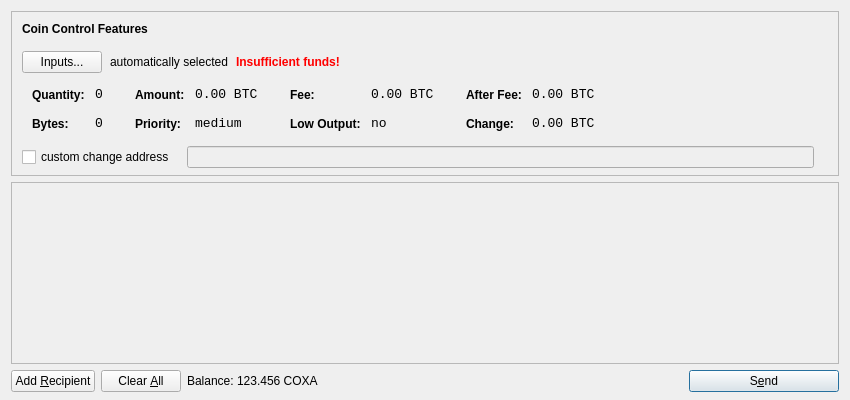
<?xml version="1.0" encoding="UTF-8"?>
<ui version="4.0">
 <class>SendCoinsDialog</class>
 <widget class="QDialog" name="SendCoinsDialog">
  <property name="geometry">
   <rect>
    <x>0</x>
    <y>0</y>
    <width>850</width>
    <height>400</height>
   </rect>
  </property>
  <property name="windowTitle">
   <string>Send Coins</string>
  </property>
  <layout class="QVBoxLayout" name="verticalLayout" stretch="0,1,0">
   <property name="bottomMargin">
    <number>8</number>
   </property>
   <item>
    <widget class="QFrame" name="frameCoinControl">
     <property name="sizePolicy">
      <sizepolicy hsizetype="Expanding" vsizetype="Expanding">
       <horstretch>0</horstretch>
       <verstretch>0</verstretch>
      </sizepolicy>
     </property>
     <property name="maximumSize">
      <size>
       <width>16777215</width>
       <height>16777215</height>
      </size>
     </property>
     <property name="frameShape">
      <enum>QFrame::StyledPanel</enum>
     </property>
     <property name="frameShadow">
      <enum>QFrame::Sunken</enum>
     </property>
     <layout class="QVBoxLayout" name="verticalLayoutCoinControl2">
      <property name="spacing">
       <number>-1</number>
      </property>
      <property name="leftMargin">
       <number>0</number>
      </property>
      <property name="topMargin">
       <number>0</number>
      </property>
      <property name="rightMargin">
       <number>0</number>
      </property>
      <property name="bottomMargin">
       <number>6</number>
      </property>
      <item>
       <layout class="QVBoxLayout" name="verticalLayoutCoinControl" stretch="0,0,0,0,1">
        <property name="spacing">
         <number>0</number>
        </property>
        <property name="leftMargin">
         <number>10</number>
        </property>
        <property name="topMargin">
         <number>10</number>
        </property>
        <item>
         <layout class="QHBoxLayout" name="horizontalLayoutCoinControl1">
          <property name="bottomMargin">
           <number>15</number>
          </property>
          <item>
           <widget class="QLabel" name="labelCoinControlFeatures">
            <property name="sizePolicy">
             <sizepolicy hsizetype="Preferred" vsizetype="Maximum">
              <horstretch>0</horstretch>
              <verstretch>0</verstretch>
             </sizepolicy>
            </property>
            <property name="font">
             <font>
              <weight>75</weight>
              <bold>true</bold>
             </font>
            </property>
            <property name="styleSheet">
             <string notr="true">font-weight:bold;</string>
            </property>
            <property name="text">
             <string>Coin Control Features</string>
            </property>
           </widget>
          </item>
         </layout>
        </item>
        <item>
         <layout class="QHBoxLayout" name="horizontalLayoutCoinControl2" stretch="0,0,0,0">
          <property name="spacing">
           <number>8</number>
          </property>
          <property name="bottomMargin">
           <number>10</number>
          </property>
          <item>
           <widget class="QPushButton" name="pushButtonCoinControl">
            <property name="styleSheet">
             <string notr="true"/>
            </property>
            <property name="text">
             <string>Inputs...</string>
            </property>
           </widget>
          </item>
          <item>
           <widget class="QLabel" name="labelCoinControlAutomaticallySelected">
            <property name="text">
             <string>automatically selected</string>
            </property>
            <property name="margin">
             <number>5</number>
            </property>
           </widget>
          </item>
          <item>
           <widget class="QLabel" name="labelCoinControlInsuffFunds">
            <property name="font">
             <font>
              <weight>75</weight>
              <bold>true</bold>
             </font>
            </property>
            <property name="styleSheet">
             <string notr="true">color:red;font-weight:bold;</string>
            </property>
            <property name="text">
             <string>Insufficient funds!</string>
            </property>
            <property name="margin">
             <number>5</number>
            </property>
           </widget>
          </item>
          <item>
           <spacer name="horizontalSpacerCoinControl">
            <property name="orientation">
             <enum>Qt::Horizontal</enum>
            </property>
            <property name="sizeHint" stdset="0">
             <size>
              <width>40</width>
              <height>1</height>
             </size>
            </property>
           </spacer>
          </item>
         </layout>
        </item>
        <item>
         <widget class="QWidget" name="widgetCoinControl" native="true">
          <property name="sizePolicy">
           <sizepolicy hsizetype="Preferred" vsizetype="Preferred">
            <horstretch>0</horstretch>
            <verstretch>0</verstretch>
           </sizepolicy>
          </property>
          <property name="minimumSize">
           <size>
            <width>0</width>
            <height>0</height>
           </size>
          </property>
          <property name="styleSheet">
           <string notr="true"/>
          </property>
          <layout class="QHBoxLayout" name="horizontalLayoutCoinControl5">
           <property name="margin">
            <number>0</number>
           </property>
           <item>
            <layout class="QHBoxLayout" name="horizontalLayoutCoinControl3" stretch="0,0,0,1">
             <property name="spacing">
              <number>20</number>
             </property>
             <property name="topMargin">
              <number>0</number>
             </property>
             <property name="bottomMargin">
              <number>10</number>
             </property>
             <item>
              <layout class="QFormLayout" name="formLayoutCoinControl1">
               <property name="horizontalSpacing">
                <number>10</number>
               </property>
               <property name="verticalSpacing">
                <number>14</number>
               </property>
               <property name="leftMargin">
                <number>10</number>
               </property>
               <property name="topMargin">
                <number>4</number>
               </property>
               <property name="rightMargin">
                <number>6</number>
               </property>
               <item row="0" column="0">
                <widget class="QLabel" name="labelCoinControlQuantityText">
                 <property name="styleSheet">
                  <string notr="true">font-weight:bold;</string>
                 </property>
                 <property name="text">
                  <string>Quantity:</string>
                 </property>
                 <property name="margin">
                  <number>0</number>
                 </property>
                </widget>
               </item>
               <item row="0" column="1">
                <widget class="QLabel" name="labelCoinControlQuantity">
                 <property name="font">
                  <font>
                   <family>Monospace</family>
                   <pointsize>10</pointsize>
                  </font>
                 </property>
                 <property name="cursor">
                  <cursorShape>IBeamCursor</cursorShape>
                 </property>
                 <property name="contextMenuPolicy">
                  <enum>Qt::ActionsContextMenu</enum>
                 </property>
                 <property name="text">
                  <string notr="true">0</string>
                 </property>
                 <property name="margin">
                  <number>0</number>
                 </property>
                 <property name="textInteractionFlags">
                  <set>Qt::LinksAccessibleByMouse|Qt::TextSelectableByKeyboard|Qt::TextSelectableByMouse</set>
                 </property>
                </widget>
               </item>
               <item row="1" column="0">
                <widget class="QLabel" name="labelCoinControlBytesText">
                 <property name="styleSheet">
                  <string notr="true">font-weight:bold;</string>
                 </property>
                 <property name="text">
                  <string>Bytes:</string>
                 </property>
                </widget>
               </item>
               <item row="1" column="1">
                <widget class="QLabel" name="labelCoinControlBytes">
                 <property name="font">
                  <font>
                   <family>Monospace</family>
                   <pointsize>10</pointsize>
                  </font>
                 </property>
                 <property name="cursor">
                  <cursorShape>IBeamCursor</cursorShape>
                 </property>
                 <property name="contextMenuPolicy">
                  <enum>Qt::ActionsContextMenu</enum>
                 </property>
                 <property name="text">
                  <string notr="true">0</string>
                 </property>
                 <property name="textInteractionFlags">
                  <set>Qt::LinksAccessibleByMouse|Qt::TextSelectableByKeyboard|Qt::TextSelectableByMouse</set>
                 </property>
                </widget>
               </item>
              </layout>
             </item>
             <item>
              <layout class="QFormLayout" name="formLayoutCoinControl2">
               <property name="horizontalSpacing">
                <number>10</number>
               </property>
               <property name="verticalSpacing">
                <number>14</number>
               </property>
               <property name="leftMargin">
                <number>6</number>
               </property>
               <property name="topMargin">
                <number>4</number>
               </property>
               <property name="rightMargin">
                <number>6</number>
               </property>
               <item row="0" column="0">
                <widget class="QLabel" name="labelCoinControlAmountText">
                 <property name="styleSheet">
                  <string notr="true">font-weight:bold;</string>
                 </property>
                 <property name="text">
                  <string>Amount:</string>
                 </property>
                 <property name="margin">
                  <number>0</number>
                 </property>
                </widget>
               </item>
               <item row="0" column="1">
                <widget class="QLabel" name="labelCoinControlAmount">
                 <property name="font">
                  <font>
                   <family>Monospace</family>
                   <pointsize>10</pointsize>
                  </font>
                 </property>
                 <property name="cursor">
                  <cursorShape>IBeamCursor</cursorShape>
                 </property>
                 <property name="contextMenuPolicy">
                  <enum>Qt::ActionsContextMenu</enum>
                 </property>
                 <property name="text">
                  <string notr="true">0.00 BTC</string>
                 </property>
                 <property name="textInteractionFlags">
                  <set>Qt::LinksAccessibleByMouse|Qt::TextSelectableByKeyboard|Qt::TextSelectableByMouse</set>
                 </property>
                </widget>
               </item>
               <item row="1" column="0">
                <widget class="QLabel" name="labelCoinControlPriorityText">
                 <property name="styleSheet">
                  <string notr="true">font-weight:bold;</string>
                 </property>
                 <property name="text">
                  <string>Priority:</string>
                 </property>
                </widget>
               </item>
               <item row="1" column="1">
                <widget class="QLabel" name="labelCoinControlPriority">
                 <property name="font">
                  <font>
                   <family>Monospace</family>
                   <pointsize>10</pointsize>
                  </font>
                 </property>
                 <property name="cursor">
                  <cursorShape>IBeamCursor</cursorShape>
                 </property>
                 <property name="contextMenuPolicy">
                  <enum>Qt::ActionsContextMenu</enum>
                 </property>
                 <property name="text">
                  <string>medium</string>
                 </property>
                 <property name="textInteractionFlags">
                  <set>Qt::LinksAccessibleByMouse|Qt::TextSelectableByKeyboard|Qt::TextSelectableByMouse</set>
                 </property>
                </widget>
               </item>
              </layout>
             </item>
             <item>
              <layout class="QFormLayout" name="formLayoutCoinControl3">
               <property name="horizontalSpacing">
                <number>10</number>
               </property>
               <property name="verticalSpacing">
                <number>14</number>
               </property>
               <property name="leftMargin">
                <number>6</number>
               </property>
               <property name="topMargin">
                <number>4</number>
               </property>
               <property name="rightMargin">
                <number>6</number>
               </property>
               <item row="0" column="0">
                <widget class="QLabel" name="labelCoinControlFeeText">
                 <property name="styleSheet">
                  <string notr="true">font-weight:bold;</string>
                 </property>
                 <property name="text">
                  <string>Fee:</string>
                 </property>
                 <property name="margin">
                  <number>0</number>
                 </property>
                </widget>
               </item>
               <item row="0" column="1">
                <widget class="QLabel" name="labelCoinControlFee">
                 <property name="font">
                  <font>
                   <family>Monospace</family>
                   <pointsize>10</pointsize>
                  </font>
                 </property>
                 <property name="cursor">
                  <cursorShape>IBeamCursor</cursorShape>
                 </property>
                 <property name="contextMenuPolicy">
                  <enum>Qt::ActionsContextMenu</enum>
                 </property>
                 <property name="text">
                  <string notr="true">0.00 BTC</string>
                 </property>
                 <property name="textInteractionFlags">
                  <set>Qt::LinksAccessibleByMouse|Qt::TextSelectableByKeyboard|Qt::TextSelectableByMouse</set>
                 </property>
                </widget>
               </item>
               <item row="1" column="0">
                <widget class="QLabel" name="labelCoinControlLowOutputText">
                 <property name="styleSheet">
                  <string notr="true">font-weight:bold;</string>
                 </property>
                 <property name="text">
                  <string>Low Output:</string>
                 </property>
                </widget>
               </item>
               <item row="1" column="1">
                <widget class="QLabel" name="labelCoinControlLowOutput">
                 <property name="font">
                  <font>
                   <family>Monospace</family>
                   <pointsize>10</pointsize>
                  </font>
                 </property>
                 <property name="cursor">
                  <cursorShape>IBeamCursor</cursorShape>
                 </property>
                 <property name="contextMenuPolicy">
                  <enum>Qt::ActionsContextMenu</enum>
                 </property>
                 <property name="text">
                  <string>no</string>
                 </property>
                 <property name="textInteractionFlags">
                  <set>Qt::LinksAccessibleByMouse|Qt::TextSelectableByKeyboard|Qt::TextSelectableByMouse</set>
                 </property>
                </widget>
               </item>
              </layout>
             </item>
             <item>
              <layout class="QFormLayout" name="formLayoutCoinControl4">
               <property name="horizontalSpacing">
                <number>10</number>
               </property>
               <property name="verticalSpacing">
                <number>14</number>
               </property>
               <property name="leftMargin">
                <number>6</number>
               </property>
               <property name="topMargin">
                <number>4</number>
               </property>
               <property name="rightMargin">
                <number>6</number>
               </property>
               <item row="0" column="0">
                <widget class="QLabel" name="labelCoinControlAfterFeeText">
                 <property name="styleSheet">
                  <string notr="true">font-weight:bold;</string>
                 </property>
                 <property name="text">
                  <string>After Fee:</string>
                 </property>
                 <property name="margin">
                  <number>0</number>
                 </property>
                </widget>
               </item>
               <item row="0" column="1">
                <widget class="QLabel" name="labelCoinControlAfterFee">
                 <property name="font">
                  <font>
                   <family>Monospace</family>
                   <pointsize>10</pointsize>
                  </font>
                 </property>
                 <property name="cursor">
                  <cursorShape>IBeamCursor</cursorShape>
                 </property>
                 <property name="contextMenuPolicy">
                  <enum>Qt::ActionsContextMenu</enum>
                 </property>
                 <property name="text">
                  <string notr="true">0.00 BTC</string>
                 </property>
                 <property name="textInteractionFlags">
                  <set>Qt::LinksAccessibleByMouse|Qt::TextSelectableByKeyboard|Qt::TextSelectableByMouse</set>
                 </property>
                </widget>
               </item>
               <item row="1" column="0">
                <widget class="QLabel" name="labelCoinControlChangeText">
                 <property name="styleSheet">
                  <string notr="true">font-weight:bold;</string>
                 </property>
                 <property name="text">
                  <string>Change:</string>
                 </property>
                </widget>
               </item>
               <item row="1" column="1">
                <widget class="QLabel" name="labelCoinControlChange">
                 <property name="font">
                  <font>
                   <family>Monospace</family>
                   <pointsize>10</pointsize>
                  </font>
                 </property>
                 <property name="cursor">
                  <cursorShape>IBeamCursor</cursorShape>
                 </property>
                 <property name="contextMenuPolicy">
                  <enum>Qt::ActionsContextMenu</enum>
                 </property>
                 <property name="text">
                  <string notr="true">0.00 BTC</string>
                 </property>
                 <property name="textInteractionFlags">
                  <set>Qt::LinksAccessibleByMouse|Qt::TextSelectableByKeyboard|Qt::TextSelectableByMouse</set>
                 </property>
                </widget>
               </item>
              </layout>
             </item>
            </layout>
           </item>
          </layout>
         </widget>
        </item>
        <item>
         <layout class="QHBoxLayout" name="horizontalLayoutCoinControl4" stretch="0,0,0">
          <property name="spacing">
           <number>12</number>
          </property>
          <property name="sizeConstraint">
           <enum>QLayout::SetDefaultConstraint</enum>
          </property>
          <property name="topMargin">
           <number>5</number>
          </property>
          <property name="rightMargin">
           <number>5</number>
          </property>
          <item>
           <widget class="QCheckBox" name="checkBoxCoinControlChange">
            <property name="text">
             <string>custom change address</string>
            </property>
           </widget>
          </item>
          <item>
           <widget class="QLineEdit" name="lineEditCoinControlChange">
            <property name="enabled">
             <bool>false</bool>
            </property>
            <property name="sizePolicy">
             <sizepolicy hsizetype="Expanding" vsizetype="Fixed">
              <horstretch>0</horstretch>
              <verstretch>0</verstretch>
             </sizepolicy>
            </property>
           </widget>
          </item>
          <item>
           <widget class="QLabel" name="labelCoinControlChangeLabel">
            <property name="sizePolicy">
             <sizepolicy hsizetype="Preferred" vsizetype="Expanding">
              <horstretch>0</horstretch>
              <verstretch>0</verstretch>
             </sizepolicy>
            </property>
            <property name="minimumSize">
             <size>
              <width>0</width>
              <height>0</height>
             </size>
            </property>
            <property name="text">
             <string/>
            </property>
            <property name="margin">
             <number>3</number>
            </property>
           </widget>
          </item>
         </layout>
        </item>
        <item>
         <spacer name="verticalSpacerCoinControl">
          <property name="orientation">
           <enum>Qt::Vertical</enum>
          </property>
          <property name="sizeHint" stdset="0">
           <size>
            <width>800</width>
            <height>1</height>
           </size>
          </property>
         </spacer>
        </item>
       </layout>
      </item>
     </layout>
    </widget>
   </item>
   <item>
    <widget class="QScrollArea" name="scrollArea">
     <property name="widgetResizable">
      <bool>true</bool>
     </property>
     <widget class="QWidget" name="scrollAreaWidgetContents">
      <property name="geometry">
       <rect>
        <x>0</x>
        <y>0</y>
        <width>830</width>
        <height>165</height>
       </rect>
      </property>
      <layout class="QVBoxLayout" name="verticalLayout_2">
       <property name="margin">
        <number>0</number>
       </property>
       <item>
        <layout class="QVBoxLayout" name="entries">
         <property name="spacing">
          <number>6</number>
         </property>
        </layout>
       </item>
       <item>
        <spacer name="verticalSpacer">
         <property name="orientation">
          <enum>Qt::Vertical</enum>
         </property>
         <property name="sizeHint" stdset="0">
          <size>
           <width>20</width>
           <height>40</height>
          </size>
         </property>
        </spacer>
       </item>
      </layout>
     </widget>
    </widget>
   </item>
   <item>
    <layout class="QHBoxLayout" name="horizontalLayout">
     <item>
      <widget class="QPushButton" name="addButton">
       <property name="toolTip">
        <string>Send to multiple recipients at once</string>
       </property>
       <property name="text">
        <string>Add &amp;Recipient</string>
       </property>
       <property name="icon">
        <iconset resource="../bitcoin.qrc">
         <normaloff>:/icons/add</normaloff>:/icons/add</iconset>
       </property>
       <property name="autoDefault">
        <bool>false</bool>
       </property>
      </widget>
     </item>
     <item>
      <widget class="QPushButton" name="clearButton">
       <property name="sizePolicy">
        <sizepolicy hsizetype="Minimum" vsizetype="Fixed">
         <horstretch>0</horstretch>
         <verstretch>0</verstretch>
        </sizepolicy>
       </property>
       <property name="toolTip">
        <string>Remove all transaction fields</string>
       </property>
       <property name="text">
        <string>Clear &amp;All</string>
       </property>
       <property name="icon">
        <iconset resource="../bitcoin.qrc">
         <normaloff>:/icons/remove</normaloff>:/icons/remove</iconset>
       </property>
       <property name="autoRepeatDelay">
        <number>300</number>
       </property>
       <property name="autoDefault">
        <bool>false</bool>
       </property>
      </widget>
     </item>
     <item>
      <layout class="QHBoxLayout" name="horizontalLayout_2">
       <property name="spacing">
        <number>3</number>
       </property>
       <item>
        <widget class="QLabel" name="label">
         <property name="text">
          <string>Balance:</string>
         </property>
        </widget>
       </item>
       <item>
        <widget class="QLabel" name="labelBalance">
         <property name="cursor">
          <cursorShape>IBeamCursor</cursorShape>
         </property>
         <property name="text">
          <string>123.456 COXA</string>
         </property>
         <property name="textInteractionFlags">
          <set>Qt::LinksAccessibleByMouse|Qt::TextSelectableByKeyboard|Qt::TextSelectableByMouse</set>
         </property>
        </widget>
       </item>
      </layout>
     </item>
     <item>
      <spacer name="horizontalSpacer">
       <property name="orientation">
        <enum>Qt::Horizontal</enum>
       </property>
       <property name="sizeHint" stdset="0">
        <size>
         <width>40</width>
         <height>20</height>
        </size>
       </property>
      </spacer>
     </item>
     <item>
      <widget class="QPushButton" name="sendButton">
       <property name="minimumSize">
        <size>
         <width>150</width>
         <height>0</height>
        </size>
       </property>
       <property name="toolTip">
        <string>Confirm the send action</string>
       </property>
       <property name="text">
        <string>S&amp;end</string>
       </property>
       <property name="icon">
        <iconset resource="../bitcoin.qrc">
         <normaloff>:/icons/send</normaloff>:/icons/send</iconset>
       </property>
       <property name="default">
        <bool>true</bool>
       </property>
      </widget>
     </item>
    </layout>
   </item>
  </layout>
 </widget>
 <resources>
  <include location="../bitcoin.qrc"/>
 </resources>
 <connections/>
</ui>
